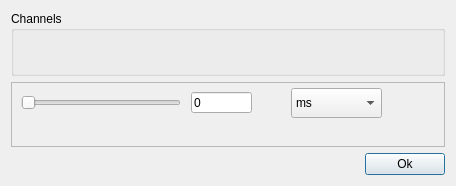
<?xml version="1.0" encoding="UTF-8"?>
<ui version="4.0">
 <class>Dialog</class>
 <widget class="QDialog" name="Dialog">
  <property name="geometry">
   <rect>
    <x>0</x>
    <y>0</y>
    <width>456</width>
    <height>186</height>
   </rect>
  </property>
  <property name="sizePolicy">
   <sizepolicy hsizetype="Minimum" vsizetype="Minimum">
    <horstretch>0</horstretch>
    <verstretch>0</verstretch>
   </sizepolicy>
  </property>
  <property name="windowTitle">
   <string>Timelapse setup</string>
  </property>
  <layout class="QVBoxLayout" name="verticalLayout">
   <item>
    <widget class="QGroupBox" name="channelsBox">
     <property name="title">
      <string>Channels</string>
     </property>
     <widget class="QWidget" name="gridWidget" native="true">
      <property name="geometry">
       <rect>
        <x>10</x>
        <y>30</y>
        <width>511</width>
        <height>41</height>
       </rect>
      </property>
      <layout class="QGridLayout" name="gridLayout" rowstretch="0" columnstretch="0">
       <property name="leftMargin">
        <number>5</number>
       </property>
       <property name="topMargin">
        <number>12</number>
       </property>
       <property name="rightMargin">
        <number>5</number>
       </property>
       <property name="bottomMargin">
        <number>20</number>
       </property>
      </layout>
     </widget>
    </widget>
   </item>
   <item>
    <widget class="QFrame" name="frame">
     <property name="frameShape">
      <enum>QFrame::StyledPanel</enum>
     </property>
     <property name="frameShadow">
      <enum>QFrame::Raised</enum>
     </property>
     <widget class="QSlider" name="sliderInterval">
      <property name="geometry">
       <rect>
        <x>10</x>
        <y>10</y>
        <width>160</width>
        <height>22</height>
       </rect>
      </property>
      <property name="maximum">
       <number>999</number>
      </property>
      <property name="orientation">
       <enum>Qt::Horizontal</enum>
      </property>
     </widget>
     <widget class="QComboBox" name="comboIntervalType">
      <property name="geometry">
       <rect>
        <x>280</x>
        <y>6</y>
        <width>91</width>
        <height>30</height>
       </rect>
      </property>
      <item>
       <property name="text">
        <string>ms</string>
       </property>
      </item>
      <item>
       <property name="text">
        <string>s</string>
       </property>
      </item>
      <item>
       <property name="text">
        <string>min</string>
       </property>
      </item>
      <item>
       <property name="text">
        <string>h</string>
       </property>
      </item>
     </widget>
     <widget class="QLineEdit" name="textInterval">
      <property name="geometry">
       <rect>
        <x>180</x>
        <y>10</y>
        <width>61</width>
        <height>21</height>
       </rect>
      </property>
      <property name="text">
       <string>0</string>
      </property>
     </widget>
    </widget>
   </item>
   <item>
    <layout class="QHBoxLayout" name="horizontalLayout_3">
     <item>
      <spacer name="horizontalSpacer">
       <property name="orientation">
        <enum>Qt::Horizontal</enum>
       </property>
       <property name="sizeHint" stdset="0">
        <size>
         <width>40</width>
         <height>20</height>
        </size>
       </property>
      </spacer>
     </item>
     <item>
      <widget class="QPushButton" name="okButton">
       <property name="text">
        <string>Ok</string>
       </property>
      </widget>
     </item>
    </layout>
   </item>
  </layout>
 </widget>
 <resources/>
 <connections/>
</ui>
